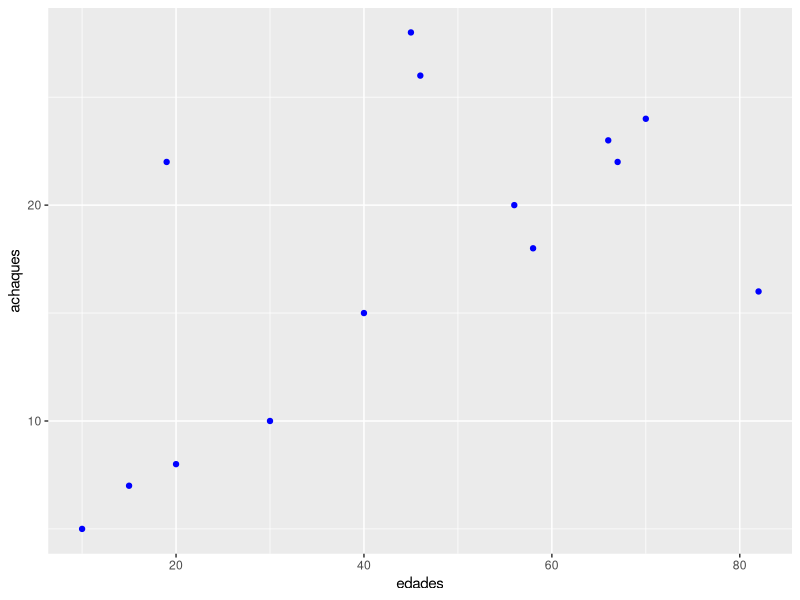
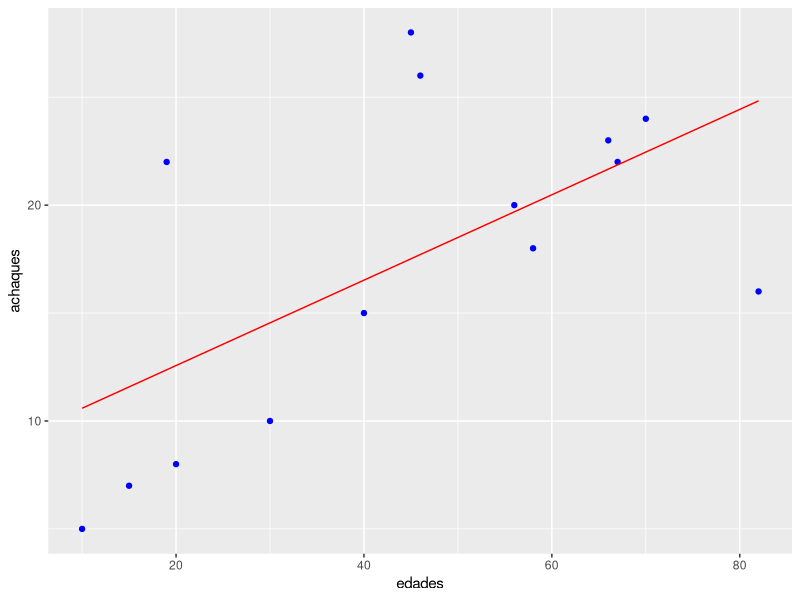

Write the R code that produced these figures, in order.
# Regresión lineal simple
# Para predecir la cantidad de achaques de una persona 
# conforme a la edad


# Librerías
# install.packages("ggplot2")
library(ggplot2) # Gráficos amigables

# <- es igua que el signo de igual <- es = como asignación

edades <- c(10, 15, 20, 30, 40, 56, 67, 82, 45, 46, 58, 66, 70, 19)
achaques <- c(5, 7, 8, 10, 15, 20, 22, 16, 28, 26, 18, 23, 24, 22) # escala 5-30


edades
achaques


datos <- data.frame(edades, achaques)
datos



# Gráfica de dispersión 
ggplot(data = datos, mapping = aes(x = edades, y = achaques)) +
  geom_point(colour = "blue")



# Construir un modelo  de Regresión Lineal Simple
modelo <- lm(data = datos, formula = achaques ~ edades)
sm <- summary(modelo) # El resumen de los estadísticos

sm 



ggplot(data = datos, aes(x = edades, y = achaques)) +
  geom_point(colour = "blue") +
  geom_line(aes(x=edades, y = modelo$fitted.values), color = 'red')
  
  

# nuevos datos de edades

nuevas.edades <- c(55, 60, 20)


# Predecir las edades de 55, 60 y 20 para las personas nuevas
predict(object = modelo, newdata = data.frame(edades = nuevas.edades))


        




